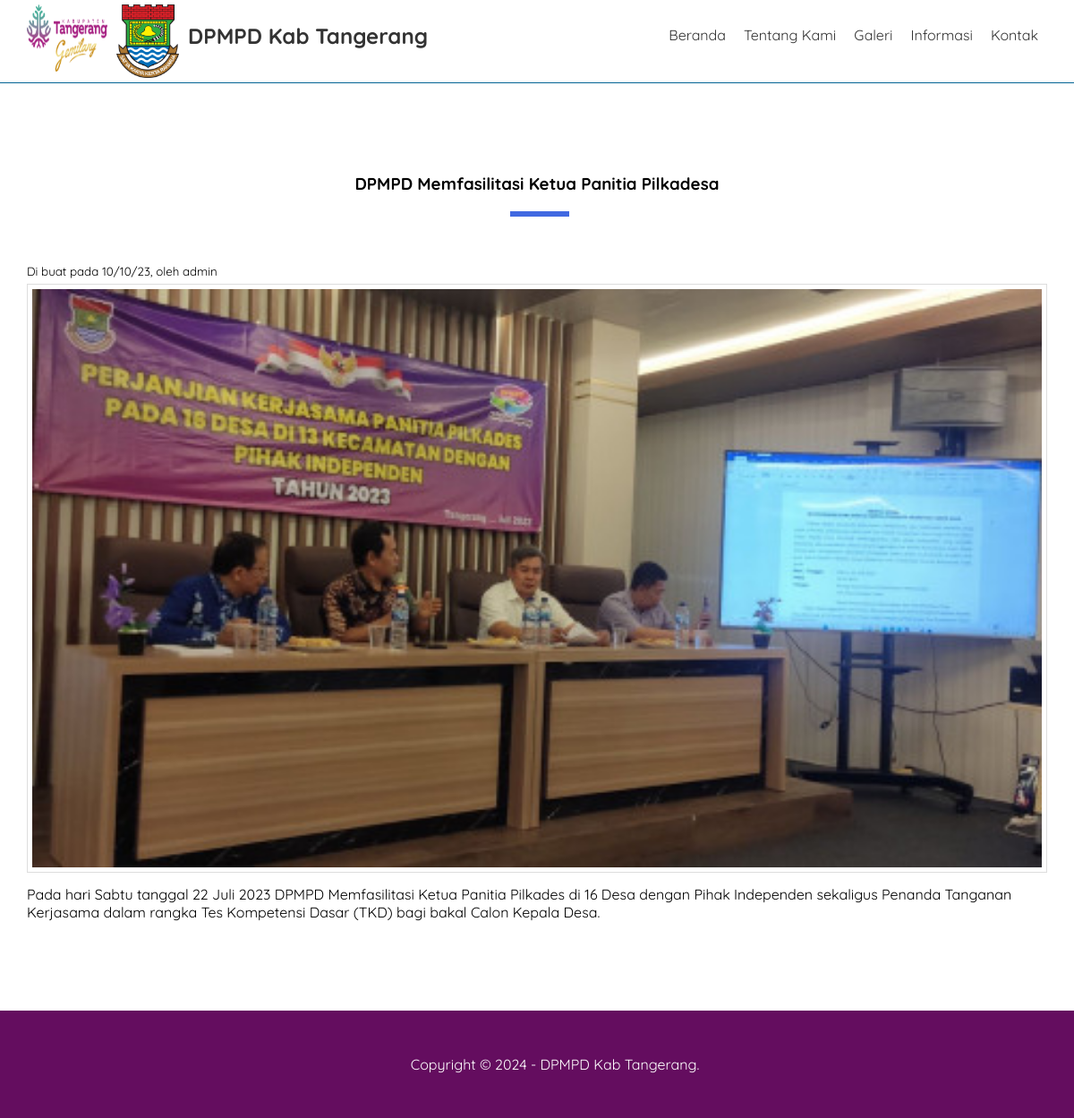
The app's page /detail-informasi.php?id=5 with its own data.
### tables this page shows
CREATE TABLE `pengaturan` (
  `id` int(11) NOT NULL,
  `nama` varchar(50) NOT NULL,
  `email` varchar(50) NOT NULL,
  `telepon` varchar(20) NOT NULL,
  `alamat` text NOT NULL,
  `logo` varchar(50) NOT NULL,
  `favicon` varchar(50) NOT NULL,
  `tentang_sekolah` text NOT NULL,
  `foto_sekolah` varchar(50) NOT NULL,
  `google_maps` text NOT NULL,
  `nama_kepsek` varchar(50) NOT NULL,
  `foto_kepsek` varchar(50) NOT NULL,
  `sambutan_kepsek` text NOT NULL,
  `created_at` timestamp NOT NULL DEFAULT current_timestamp(),
  `updated_at` datetime DEFAULT NULL
);

CREATE TABLE `informasi` (
  `id` int(11) NOT NULL,
  `judul` varchar(255) NOT NULL,
  `keterangan` text NOT NULL,
  `gambar` varchar(50) NOT NULL,
  `created_at` timestamp NOT NULL DEFAULT current_timestamp(),
  `updated_at` datetime DEFAULT NULL,
  `created_by` int(11) NOT NULL
);

CREATE TABLE `pengguna` (
  `id` int(11) NOT NULL,
  `nama` varchar(30) NOT NULL,
  `username` varchar(30) NOT NULL,
  `password` varchar(50) NOT NULL,
  `level` enum('Super Admin','Admin') NOT NULL,
  `created_at` timestamp NOT NULL DEFAULT current_timestamp(),
  `updated_at` datetime DEFAULT NULL
);

### detail-informasi.php (the view, shortened to what this page needs)
<?php include 'header.php'; ?>
<div class="section">
    <div class="container">
        <?php
           $informasi = mysqli_query($conn,"SELECT * FROM informasi LEFT JOIN pengguna ON
            pengguna.id = informasi.created_by WHERE informasi.id = '".$_GET['id']."' ");
                $p = mysqli_fetch_object($informasi);
        ?>
        <h3 class="text-center"> <?= $p->judul ?> </h3>
        <small>Di buat pada <?= date('d/m/y', strtotime($p->created_at)) ?>, oleh <?= $p->nama ?> </small>
        <img src="uploads/informasi/<?= $p->gambar ?>" width="100%" class="image" style="margin-top:5px">
        <?= $p-> keterangan ?>
    </div>
</div>
<?php include 'footer.php'; ?>

### header.php (shortened to what this page needs)
<?php
include 'koneksi.php';
$identitas = mysqli_query($conn, "SELECT * FROM pengaturan ORDER BY id DESC LIMIT 1");
$d = mysqli_fetch_object($identitas);
?>
<!DOCTYPE html>
<html>
<head>
    <link rel="stylesheet" type="text/css" href="assets/css/style.css">
</head>
<body>
    <div class="header">
        <div class="container">
        <div class="header-logo">
    <img src="assets/logofav.png" width="90" height="75" alt="Logo Kedua" class="logo-second">
    <img src="uploads/identitas/<?= $d->logo ?>" width="70" alt="Logo Utama">
    <h2><a href="index.php"><?= $d->nama ?></a></h2>
</div>
            <ul class="header-menu">
                <li><a href="index.php">Beranda</a></li>
                <li><a href="tentang-sekolah.php">Tentang Kami</a></li>
                <li><a href="galeri.php">Galeri</a></li>
                <li><a href="informasi.php">Informasi</a></li>
                <li><a href="kontak.php">Kontak</a></li>
            </ul>
        </div>
    </div>

### footer.php (shortened to what this page needs)
<footer>
    <div class="container text-center">
        Copyright &copy; 2024 - <?= $d->nama ?>.
    </div>
</footer>
</body>
</html>

### assets/css/style.css (style rules this page uses)
* { margin:0; padding:0; font-family: 'Quicksand', sans-serif; box-sizing: border-box; }
a { text-decoration: none; }
.container { width: 1140px; margin:0 auto; }
.container::after { content: ""; display: block; clear: both; }
.text-center { text-align: center !important; }
.image { border: 1px solid #ddd; padding: 5px; }
.header { border-bottom: 1px solid #036494; }
.header a { color: #333; }
.header-logo { float: left; line-height: 70px; padding: 5px 0; }
.header-logo img { float: left; margin-right: 10px; }
.header-logo h2 { float: left; }
.header-menu { float: right; }
.header-menu li { float: left; list-style: none; padding: 29px 10px; }
.section { padding: 100px 0; }
.section h3 { padding-bottom: 25px; margin-bottom: 50px; position: relative; }
.section h3::after { content: ""; display: block; width: 60px; border: 3px solid royalblue; position: absolute; bottom: 0; left: calc(50% - 30px); }
.section img { margin-bottom: 10px; }
footer { padding: 50px; background-color: #640D5F; color: #fff; }

### records on screen
pengaturan: logo (picture), nama "DPMPD Kab Tangerang"
informasi: judul "DPMPD Memfasilitasi Ketua Panitia Pilkadesa", pengguna.created_at "10/10/23", pengguna.nama "admin", gambar (picture), keterangan "Pada hari Sabtu tanggal 22 Juli 2023 DPMPD Memfasilitasi Ketua Panitia Pilkades di 16 Desa dengan Pihak Independen sekaligus Penanda Tanganan Kerjasama dalam rangka Tes Kompetensi Dasar (TKD) bagi bakal Calon Kepala Desa."
